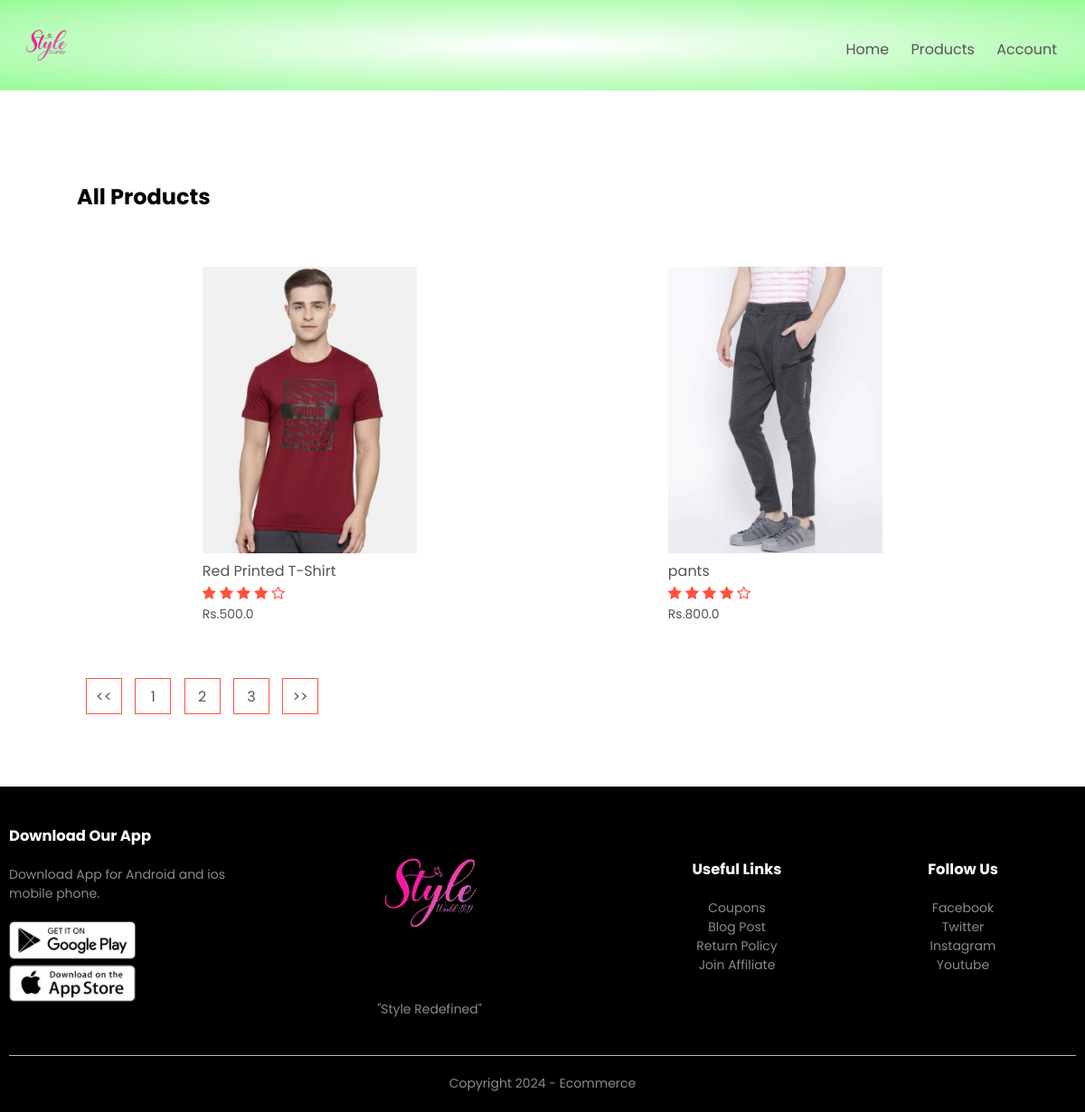
The page /product_list?page=2 on the database its author committed.
### products/models.py (models this page shows, shortened)
class  Product(models.Model):
    LIVE=1
    DELETE=0
    DELETE_CHOICES=((LIVE,'Live'),(DELETE,'Delete'))
    title=models.CharField(max_length=200)
    price=models.FloatField()
    description=models.TextField()
    image=models.ImageField(upload_to='media/')
    priority=models.IntegerField(default=0)
    delete_status=models.IntegerField(choices=DELETE_CHOICES,default=LIVE)
    created_at=models.DateTimeField(auto_now_add=True)
    updated_at=models.DateTimeField(auto_now=True)

### products/views.py (the view)
# urls.py: path('product_list', views.list_products,name='list_product'),
def list_products(request):
    page=1
    if request.GET:
        page=request.GET.get('page',1)
    product_list=Product.objects.order_by('priority')
    product_paginator=Paginator(product_list,2)
    product_list=product_paginator.get_page(page)
    context={'products':product_list}
    return render(request,'products.html',context)

### products/templatetags/chunks.py (called while the page is built)
@register.filter(name='chunks')
def chunks(list_data,chunk_size):
    chunk=[]
    i=0
    for data in list_data:
        chunk.append(data)
        i=i+1
        if i==chunk_size:
            yield chunk
            i=0
            chunk=[]
    if chunk:
        yield chunk

### templates/products.html
{% extends 'blank_layout.html'%}
{% block content %}
   {% include 'products_list.html'%}
    {% endblock content %}

### templates/products_list.html
{% load static %}
{% load chunks %}
<div class="small-container">
    <div class="row row-2">
        <h2>All Products</h2>
    </div>
    {% for  product_chunks in products|chunks:4 %}
    <div class="row">
        {% for product in product_chunks %}
            <div class="col-4">
            <a href="{% url 'detail_product' product.id %}" >
            <img src="{{ product.image.url }}"></a>
            <h4>{{ product.title }}</h4>
            <div class="rating">
                <i class="fa fa-star"></i>
                <i class="fa fa-star"></i>
                <i class="fa fa-star"></i>
                <i class="fa fa-star"></i>
                <i class="fa fa-star-o"></i>
            </div>
            <p>Rs.{{ product.price }}</p>
        </div>
        {% endfor %}
    </div>
    {% endfor %}
    <div class="page-btn">
        {% if products.has_previous %}
        <a href="?page={{ products.previous_page_number }}"><span><<</span></a>
        {%endif%}
        {% for i in products.paginator.page_range %}
        <a href="?page={{i}}"><span>{{i}}</span></a>
        {%endfor%}
        {% if products.has_next %}
        <a href="?page={{ products.previous_next_page_number }}"><span>>></span></a>
        {%endif%}
    </div>
</div>

### static/css/style.css (style rules this page uses)
* { margin: 0; padding: 0; box-sizing: border-box; }
body { font-family: 'Poppins', sans-serif; min-height: 100vh; position: relative; }
a { text-decoration: none; color: #555; }
p { color: #555; }
.row { display: flex; align-items: center; flex-wrap: wrap; justify-content: space-around; }
.small-container { max-width: 1080px; margin: auto; padding-left: 25px; padding-right: 25px; }
.col-4 { flex-basis: 25%; padding: 10px; min-width: 200px; margin-bottom: 50px; transition: transform 0.5s; }
.col-4 img { width: 100%; }
h4 { color: #555; font-weight: normal; }
.col-4 p { font-size: 14px; }
.rating .fa { color: #ff523b; }
.row-2 { justify-content: space-between; margin: 100px auto 50px; }
.page-btn { margin: 0 auto 80px; }
.page-btn span { display: inline-block; border: 1px solid #ff523b; margin-left: 10px; width: 40px; height: 40px; text-align: center; line-height: 40px; cursor: pointer; }

### rows shown on the page
Product: image (picture), title "Red Printed T-Shirt", price "500.0"
Product: image (picture), title "pants", price "800.0"

### other values the page prints
{{ i }} "1" "2" "3"
